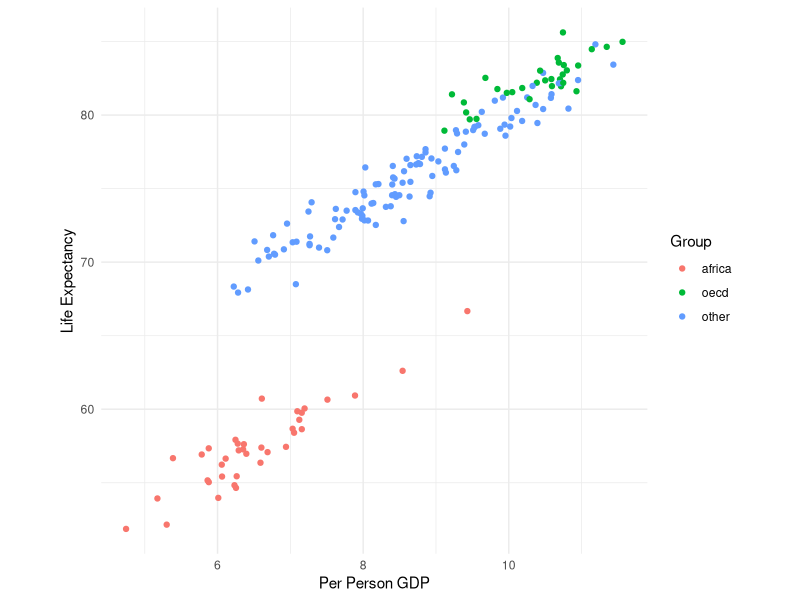
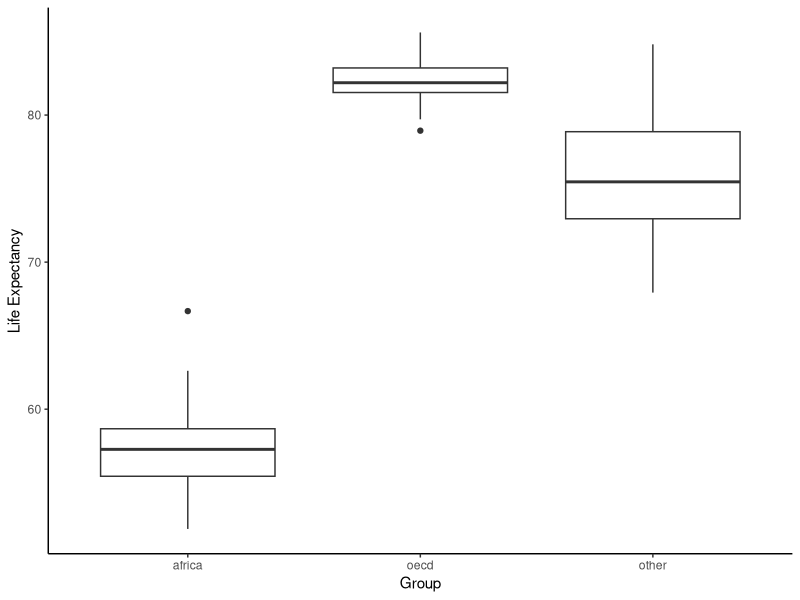
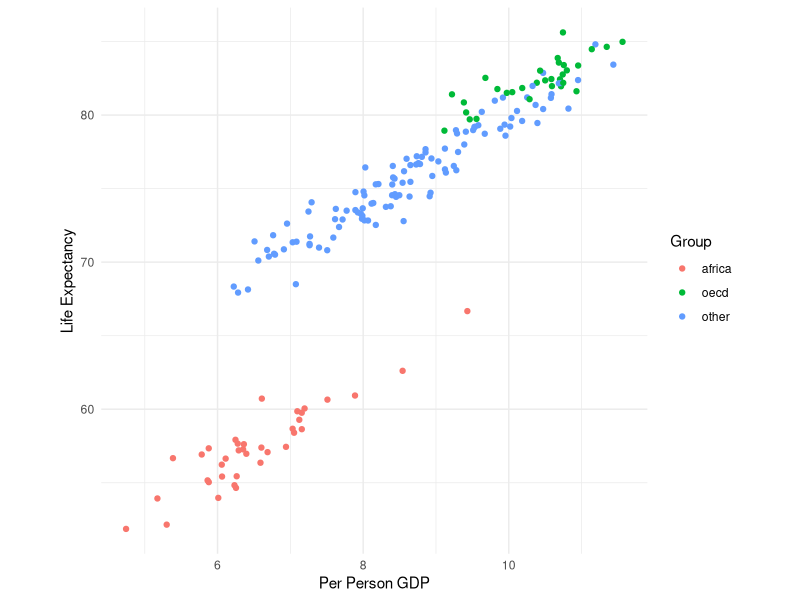
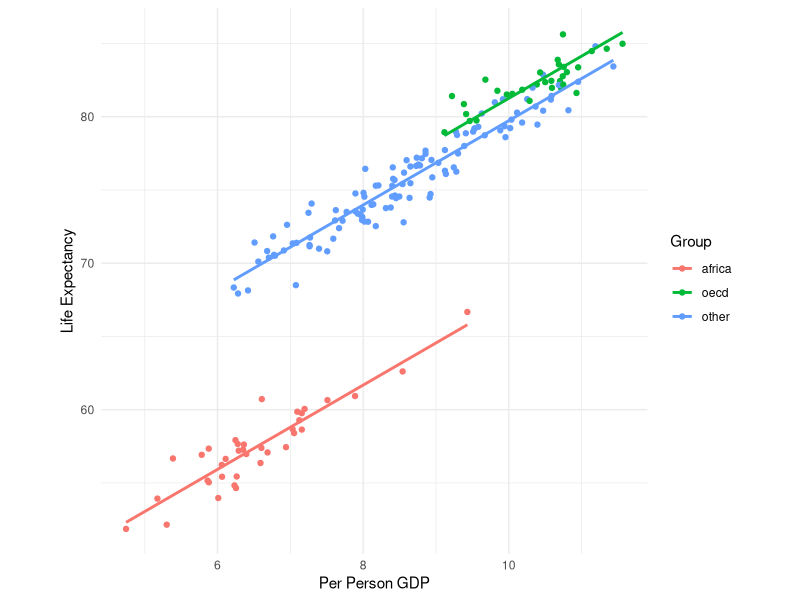
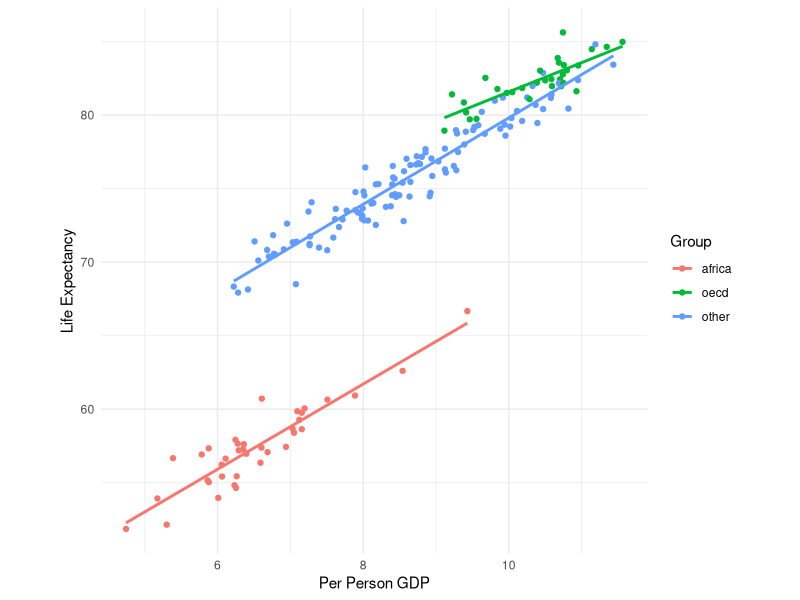

Source code (R) for these figures, in order:
## ---- chunk 1
library(tidyverse)
## ---- chunk 2
life <- read.csv("LifeExpectancy.txt", sep = " ", row.names = 1)
life <- tibble(life) %>%
  mutate(Group = factor(Group))
life
summary(life)
## ---- chunk 3
(scatterplot <- ggplot(data = life,
                       mapping = aes(x = PPGDP, y = LifeExp, color = Group)) +
  geom_point() +
  theme_minimal() +
  theme(aspect.ratio = 1) +
  ylab("Life Expectancy") +
  xlab("Per Person GDP"))
## ---- chunk 4
ggplot(data = life, mapping = aes(x = Group, y = LifeExp)) +
  geom_boxplot() +
  theme_classic() +
  ylab("Life Expectancy")
## ---- chunk 5
scatterplot
## ---- chunk 6
life <- life %>%
  mutate(GroupAfrica = ifelse(Group == "africa", 1, 0),
         GroupOECD = ifelse(Group == "oecd", 1, 0)) %>%
  select(-Group)
## ---- chunk 7
life_lm <- lm(LifeExp ~ PPGDP + GroupAfrica + GroupOECD, data = life)
summary(life_lm)
## ---- chunk 8
confint(life_lm)
## ---- chunk 9
noGroup_lm <- lm(LifeExp ~ PPGDP, data = life)
anova(life_lm, noGroup_lm)
## ---- chunk 10
predict(life_lm, interval = "confidence",
        newdata = data.frame(PPGDP = 9.5, GroupAfrica = 0, GroupOECD = 1))
## ---- chunk 11
predict(life_lm, interval = "prediction",
        newdata = data.frame(PPGDP = 9.5, GroupAfrica = 0, GroupOECD = 1))
## ---- chunk 12
scatterplot +
  geom_line(mapping = aes(y = predict(life_lm, newdata = life)), size = 1)
## ---- chunk 13
life_lm_inter <- lm(LifeExp ~ PPGDP + GroupAfrica + GroupOECD + PPGDP:GroupAfrica + PPGDP:GroupOECD, data = life)
summary(life_lm_inter)
## ---- chunk 14
anova(life_lm, life_lm_inter)
## ---- chunk 15
scatterplot +
  geom_smooth(method = "lm", se = FALSE)
